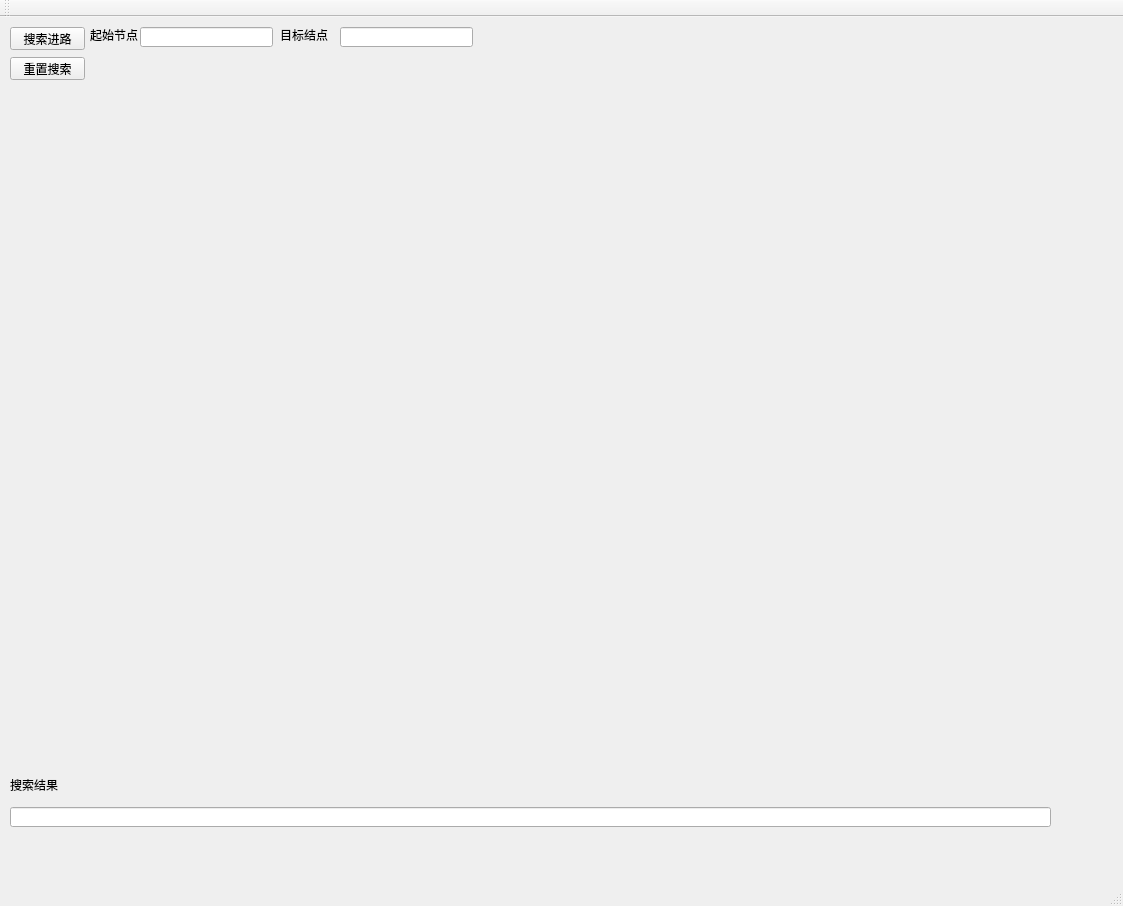
<?xml version="1.0" encoding="UTF-8"?>
<ui version="4.0">
 <class>AsatrClass</class>
 <widget class="QMainWindow" name="AsatrClass">
  <property name="geometry">
   <rect>
    <x>0</x>
    <y>0</y>
    <width>1123</width>
    <height>906</height>
   </rect>
  </property>
  <property name="windowTitle">
   <string>Asatr</string>
  </property>
  <widget class="QWidget" name="centralWidget">
   <widget class="QLabel" name="label">
    <property name="geometry">
     <rect>
      <x>90</x>
      <y>10</y>
      <width>48</width>
      <height>16</height>
     </rect>
    </property>
    <property name="text">
     <string>起始节点</string>
    </property>
   </widget>
   <widget class="QLabel" name="label_2">
    <property name="geometry">
     <rect>
      <x>280</x>
      <y>10</y>
      <width>48</width>
      <height>16</height>
     </rect>
    </property>
    <property name="text">
     <string>目标结点</string>
    </property>
   </widget>
   <widget class="QLineEdit" name="InputStart">
    <property name="geometry">
     <rect>
      <x>140</x>
      <y>10</y>
      <width>133</width>
      <height>20</height>
     </rect>
    </property>
   </widget>
   <widget class="QLineEdit" name="InputEnd">
    <property name="geometry">
     <rect>
      <x>340</x>
      <y>10</y>
      <width>133</width>
      <height>20</height>
     </rect>
    </property>
   </widget>
   <widget class="QLineEdit" name="Search">
    <property name="geometry">
     <rect>
      <x>10</x>
      <y>790</y>
      <width>1041</width>
      <height>20</height>
     </rect>
    </property>
    <property name="sizePolicy">
     <sizepolicy hsizetype="Fixed" vsizetype="Fixed">
      <horstretch>0</horstretch>
      <verstretch>0</verstretch>
     </sizepolicy>
    </property>
   </widget>
   <widget class="QLabel" name="label_3">
    <property name="geometry">
     <rect>
      <x>10</x>
      <y>760</y>
      <width>48</width>
      <height>16</height>
     </rect>
    </property>
    <property name="sizePolicy">
     <sizepolicy hsizetype="Fixed" vsizetype="Fixed">
      <horstretch>0</horstretch>
      <verstretch>0</verstretch>
     </sizepolicy>
    </property>
    <property name="text">
     <string>搜索结果</string>
    </property>
   </widget>
   <widget class="QPushButton" name="pushButton">
    <property name="geometry">
     <rect>
      <x>10</x>
      <y>10</y>
      <width>75</width>
      <height>23</height>
     </rect>
    </property>
    <property name="text">
     <string>搜索进路</string>
    </property>
   </widget>
   <widget class="QPushButton" name="pushButton_2">
    <property name="geometry">
     <rect>
      <x>10</x>
      <y>40</y>
      <width>75</width>
      <height>23</height>
     </rect>
    </property>
    <property name="text">
     <string>重置搜索</string>
    </property>
   </widget>
  </widget>
  <widget class="QMenuBar" name="menuBar">
   <property name="geometry">
    <rect>
     <x>0</x>
     <y>0</y>
     <width>1123</width>
     <height>23</height>
    </rect>
   </property>
  </widget>
  <widget class="QToolBar" name="mainToolBar">
   <attribute name="toolBarArea">
    <enum>TopToolBarArea</enum>
   </attribute>
   <attribute name="toolBarBreak">
    <bool>false</bool>
   </attribute>
  </widget>
  <widget class="QStatusBar" name="statusBar"/>
 </widget>
 <layoutdefault spacing="6" margin="11"/>
 <resources>
  <include location="Asatr.qrc"/>
 </resources>
 <connections>
  <connection>
   <sender>pushButton</sender>
   <signal>clicked()</signal>
   <receiver>AsatrClass</receiver>
   <slot>GetPath()</slot>
   <hints>
    <hint type="sourcelabel">
     <x>84</x>
     <y>67</y>
    </hint>
    <hint type="destinationlabel">
     <x>164</x>
     <y>351</y>
    </hint>
   </hints>
  </connection>
  <connection>
   <sender>pushButton_2</sender>
   <signal>clicked()</signal>
   <receiver>AsatrClass</receiver>
   <slot>ClearSearch()</slot>
   <hints>
    <hint type="sourcelabel">
     <x>39</x>
     <y>94</y>
    </hint>
    <hint type="destinationlabel">
     <x>189</x>
     <y>164</y>
    </hint>
   </hints>
  </connection>
 </connections>
 <slots>
  <slot>GetPath()</slot>
  <slot>ClearSearch()</slot>
 </slots>
</ui>
